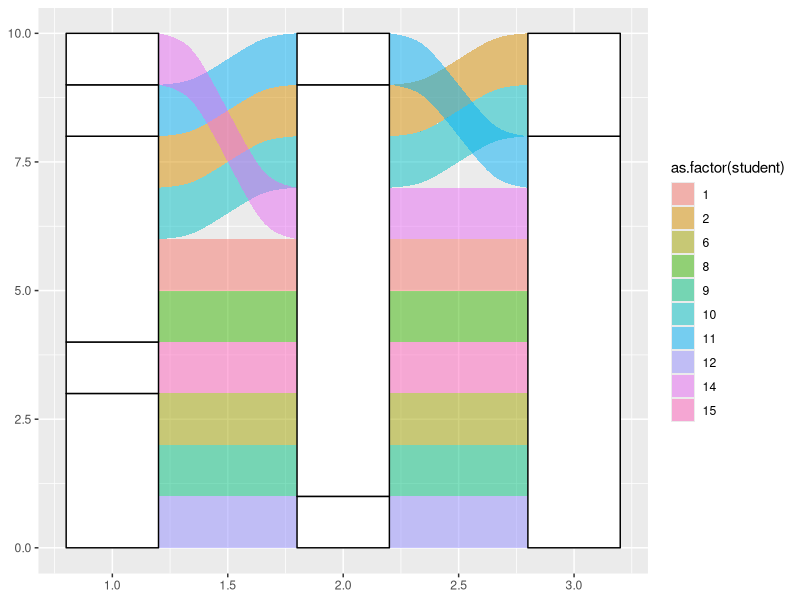
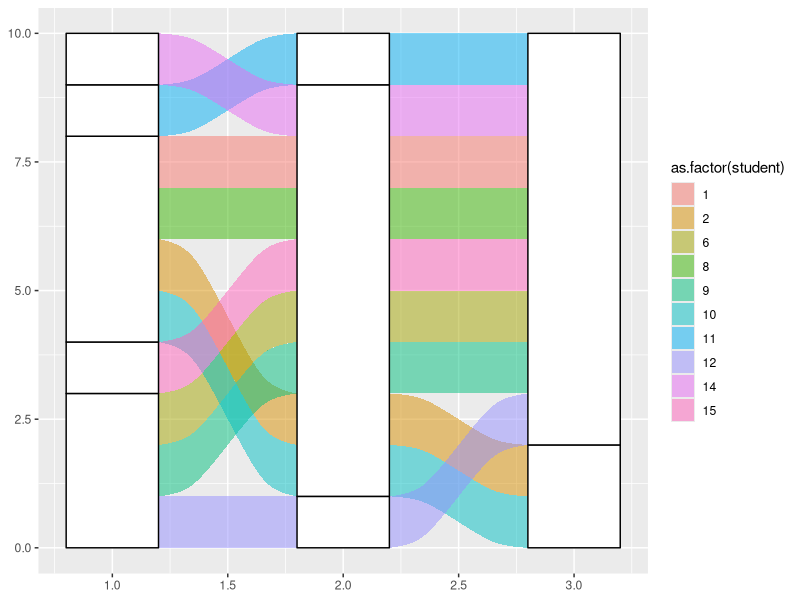
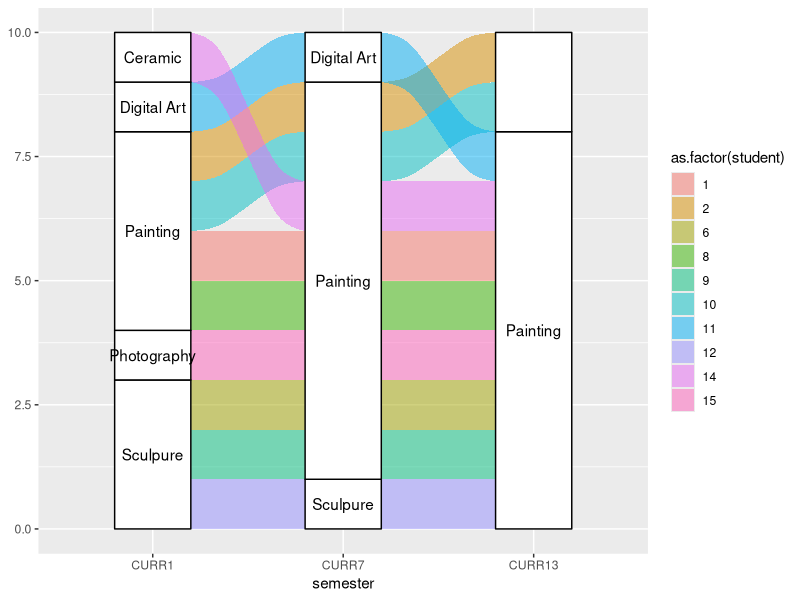

These figures' R source, in order:
library(ggalluvial)


### Name: alluvial-data
### Title: Check for alluvial structure and convert between alluvial
###   formats
### Aliases: alluvial-data is_lodes_form is_alluvia_form to_lodes_form
###   to_alluvia_form

### ** Examples

# Titanic data in alluvia format
titanic_alluvia <- as.data.frame(Titanic)
head(titanic_alluvia)
is_alluvia_form(titanic_alluvia,
                weight = "Freq")
# Titanic data in lodes format
titanic_lodes <- to_lodes_form(titanic_alluvia,
                               key = "x", value = "stratum", id = "alluvium",
                               axes = 1:4)
head(titanic_lodes)
is_lodes_form(titanic_lodes,
              key = "x", value = "stratum", id = "alluvium",
              weight = "Freq")
# again in lodes format, this time diffusing the `Class` variable
titanic_lodes2 <- to_lodes_form(titanic_alluvia,
                                key = variable, value = value,
                                id = passenger,
                                1:3, diffuse = Class)
head(titanic_lodes2)
is_lodes_form(titanic_lodes2,
              key = variable, value = value, id = passenger,
              weight = Freq)

# curriculum data in lodes format
data(majors)
head(majors)
is_lodes_form(majors,
              key = "semester", value = "curriculum", id = "student")
# curriculum data in alluvia format
majors_alluvia <- to_alluvia_form(majors,
                                  key = "semester", value = "curriculum",
                                  id = "student")
head(majors_alluvia)
is_alluvia_form(majors_alluvia, tidyselect::starts_with("CURR"))

# distill variables that vary within `id` values
set.seed(1)
majors$hypo_grade <- LETTERS[sample(5, size = nrow(majors), replace = TRUE)]
majors_alluvia2 <- to_alluvia_form(majors,
                                   key = "semester", value = "curriculum",
                                   id = "student",
                                   distill = "most")
head(majors_alluvia2)

# options to distinguish strata at different axes
gg <- ggplot(majors_alluvia,
             aes(axis1 = CURR1, axis2 = CURR7, axis3 = CURR13))
gg +
  geom_alluvium(aes(fill = as.factor(student)), width = 2/5, discern = TRUE) +
  geom_stratum(width = 2/5, discern = TRUE) +
  geom_text(stat = "stratum", discern = TRUE, label.strata = TRUE)
gg +
  geom_alluvium(aes(fill = as.factor(student)), width = 2/5, discern = FALSE) +
  geom_stratum(width = 2/5, discern = FALSE) +
  geom_text(stat = "stratum", discern = FALSE, label.strata = TRUE)
# warning when inappropriate
ggplot(majors[majors$semester %in% paste0("CURR", c(1, 7, 13)), ],
       aes(x = semester, stratum = curriculum, alluvium = student,
           label = curriculum)) +
  geom_alluvium(aes(fill = as.factor(student)), width = 2/5, discern = TRUE) +
  geom_stratum(width = 2/5, discern = TRUE) +
  geom_text(stat = "stratum", discern = TRUE)
